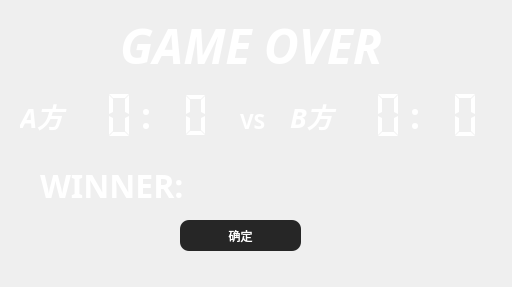
<?xml version="1.0" encoding="UTF-8"?>
<ui version="4.0">
 <class>Overdialog</class>
 <widget class="QWidget" name="Overdialog">
  <property name="geometry">
   <rect>
    <x>0</x>
    <y>0</y>
    <width>512</width>
    <height>287</height>
   </rect>
  </property>
  <property name="windowTitle">
   <string>Form</string>
  </property>
  <widget class="QLabel" name="label_3">
   <property name="geometry">
    <rect>
     <x>120</x>
     <y>20</y>
     <width>291</width>
     <height>51</height>
    </rect>
   </property>
   <property name="font">
    <font>
     <family>Aharoni</family>
     <pointsize>36</pointsize>
     <weight>75</weight>
     <italic>true</italic>
     <bold>true</bold>
    </font>
   </property>
   <property name="styleSheet">
    <string notr="true"> color: rgb(255, 255, 255);</string>
   </property>
   <property name="text">
    <string>GAME OVER</string>
   </property>
  </widget>
  <widget class="QLabel" name="resultLabel">
   <property name="geometry">
    <rect>
     <x>40</x>
     <y>160</y>
     <width>151</width>
     <height>51</height>
    </rect>
   </property>
   <property name="font">
    <font>
     <family>Aharoni</family>
     <pointsize>24</pointsize>
     <weight>75</weight>
     <bold>true</bold>
    </font>
   </property>
   <property name="styleSheet">
    <string notr="true"> color: rgb(255, 255, 255);</string>
   </property>
   <property name="text">
    <string>WINNER:</string>
   </property>
  </widget>
  <widget class="QLabel" name="label_2">
   <property name="geometry">
    <rect>
     <x>240</x>
     <y>100</y>
     <width>54</width>
     <height>41</height>
    </rect>
   </property>
   <property name="font">
    <font>
     <family>Aharoni</family>
     <pointsize>16</pointsize>
     <weight>75</weight>
     <bold>true</bold>
    </font>
   </property>
   <property name="styleSheet">
    <string notr="true"> color: rgb(255, 255, 255);</string>
   </property>
   <property name="text">
    <string>VS</string>
   </property>
  </widget>
  <widget class="QPushButton" name="pushButton">
   <property name="geometry">
    <rect>
     <x>180</x>
     <y>220</y>
     <width>121</width>
     <height>31</height>
    </rect>
   </property>
   <property name="styleSheet">
    <string notr="true">QPushButton { background-color: rgb(38, 38, 38); border-radius: 9px; color: rgb(255, 255, 255); } QPushButton:hover { background-color: rgb(111, 111, 83); }</string>
   </property>
   <property name="text">
    <string>确定</string>
   </property>
  </widget>
  <widget class="QLabel" name="winnerLabel">
   <property name="geometry">
    <rect>
     <x>220</x>
     <y>170</y>
     <width>271</width>
     <height>31</height>
    </rect>
   </property>
   <property name="font">
    <font>
     <family>Aharoni</family>
     <pointsize>14</pointsize>
     <weight>75</weight>
     <bold>true</bold>
    </font>
   </property>
   <property name="styleSheet">
    <string notr="true"> color: rgb(255, 255, 255);</string>
   </property>
   <property name="text">
    <string/>
   </property>
  </widget>
  <widget class="QWidget" name="layoutWidget">
   <property name="geometry">
    <rect>
     <x>290</x>
     <y>80</y>
     <width>191</width>
     <height>71</height>
    </rect>
   </property>
   <layout class="QHBoxLayout" name="horizontalLayout_2">
    <item>
     <widget class="QLabel" name="label_5">
      <property name="sizePolicy">
       <sizepolicy hsizetype="Minimum" vsizetype="Preferred">
        <horstretch>0</horstretch>
        <verstretch>0</verstretch>
       </sizepolicy>
      </property>
      <property name="font">
       <font>
        <family>Aharoni</family>
        <pointsize>20</pointsize>
        <weight>75</weight>
        <italic>true</italic>
        <bold>true</bold>
       </font>
      </property>
      <property name="autoFillBackground">
       <bool>false</bool>
      </property>
      <property name="styleSheet">
       <string notr="true"> color: rgb(255, 255, 255);</string>
      </property>
      <property name="text">
       <string>B方</string>
      </property>
     </widget>
    </item>
    <item>
     <widget class="QLCDNumber" name="lcdNumberBM">
      <property name="sizePolicy">
       <sizepolicy hsizetype="Expanding" vsizetype="Minimum">
        <horstretch>0</horstretch>
        <verstretch>0</verstretch>
       </sizepolicy>
      </property>
      <property name="styleSheet">
       <string notr="true"> color: rgb(255, 255, 255);
border-style:transparent; color: rgb(255, 255, 255);</string>
      </property>
      <property name="digitCount">
       <number>2</number>
      </property>
      <property name="segmentStyle">
       <enum>QLCDNumber::Flat</enum>
      </property>
     </widget>
    </item>
    <item>
     <widget class="QLabel" name="label_8">
      <property name="font">
       <font>
        <family>Aharoni</family>
        <pointsize>26</pointsize>
        <weight>75</weight>
        <bold>true</bold>
       </font>
      </property>
      <property name="styleSheet">
       <string notr="true">color:rgb(255,255,255);</string>
      </property>
      <property name="text">
       <string>:</string>
      </property>
     </widget>
    </item>
    <item>
     <widget class="QLCDNumber" name="lcdNumberBS">
      <property name="sizePolicy">
       <sizepolicy hsizetype="Expanding" vsizetype="Minimum">
        <horstretch>0</horstretch>
        <verstretch>0</verstretch>
       </sizepolicy>
      </property>
      <property name="styleSheet">
       <string notr="true"> color: rgb(255, 255, 255);
border-style:transparent; color: rgb(255, 255, 255);</string>
      </property>
      <property name="digitCount">
       <number>2</number>
      </property>
      <property name="segmentStyle">
       <enum>QLCDNumber::Flat</enum>
      </property>
     </widget>
    </item>
   </layout>
  </widget>
  <widget class="QWidget" name="layoutWidget">
   <property name="geometry">
    <rect>
     <x>20</x>
     <y>80</y>
     <width>191</width>
     <height>71</height>
    </rect>
   </property>
   <layout class="QHBoxLayout" name="horizontalLayout">
    <item>
     <widget class="QLabel" name="label">
      <property name="sizePolicy">
       <sizepolicy hsizetype="Expanding" vsizetype="Preferred">
        <horstretch>0</horstretch>
        <verstretch>0</verstretch>
       </sizepolicy>
      </property>
      <property name="font">
       <font>
        <family>Aharoni</family>
        <pointsize>20</pointsize>
        <weight>75</weight>
        <italic>true</italic>
        <bold>true</bold>
       </font>
      </property>
      <property name="autoFillBackground">
       <bool>false</bool>
      </property>
      <property name="styleSheet">
       <string notr="true"> color: rgb(255, 255, 255);</string>
      </property>
      <property name="text">
       <string>A方</string>
      </property>
     </widget>
    </item>
    <item>
     <widget class="QLCDNumber" name="lcdNumberAM">
      <property name="sizePolicy">
       <sizepolicy hsizetype="Expanding" vsizetype="Minimum">
        <horstretch>0</horstretch>
        <verstretch>0</verstretch>
       </sizepolicy>
      </property>
      <property name="styleSheet">
       <string notr="true"> color: rgb(255, 255, 255);
border-style:transparent;</string>
      </property>
      <property name="digitCount">
       <number>2</number>
      </property>
      <property name="segmentStyle">
       <enum>QLCDNumber::Flat</enum>
      </property>
     </widget>
    </item>
    <item>
     <widget class="QLabel" name="label_7">
      <property name="font">
       <font>
        <family>Aharoni</family>
        <pointsize>26</pointsize>
        <weight>75</weight>
        <bold>true</bold>
       </font>
      </property>
      <property name="styleSheet">
       <string notr="true">color:rgb(255,255,255);</string>
      </property>
      <property name="text">
       <string>:</string>
      </property>
     </widget>
    </item>
    <item>
     <widget class="QLCDNumber" name="lcdNumberAS">
      <property name="sizePolicy">
       <sizepolicy hsizetype="Expanding" vsizetype="Minimum">
        <horstretch>0</horstretch>
        <verstretch>0</verstretch>
       </sizepolicy>
      </property>
      <property name="styleSheet">
       <string notr="true"> color: rgb(255, 255, 255);
border-style:transparent; color: rgb(255, 255, 255);</string>
      </property>
      <property name="digitCount">
       <number>2</number>
      </property>
      <property name="segmentStyle">
       <enum>QLCDNumber::Flat</enum>
      </property>
     </widget>
    </item>
   </layout>
  </widget>
 </widget>
 <resources/>
 <connections>
  <connection>
   <sender>pushButton</sender>
   <signal>clicked()</signal>
   <receiver>Overdialog</receiver>
   <slot>close()</slot>
   <hints>
    <hint type="sourcelabel">
     <x>243</x>
     <y>250</y>
    </hint>
    <hint type="destinationlabel">
     <x>327</x>
     <y>247</y>
    </hint>
   </hints>
  </connection>
 </connections>
</ui>
